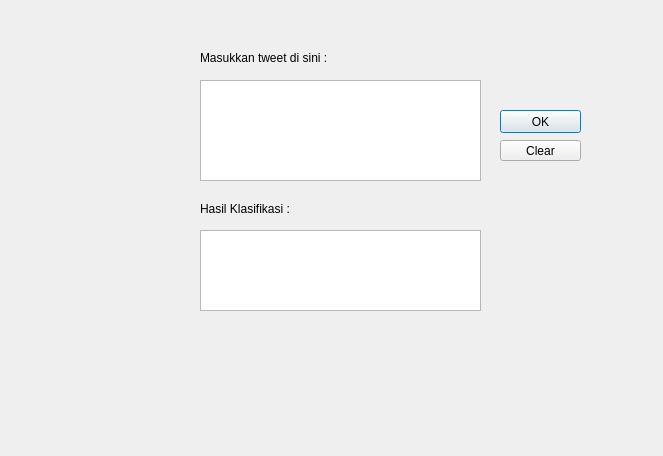
<?xml version="1.0" encoding="UTF-8"?>
<ui version="4.0">
 <class>Dialog</class>
 <widget class="QDialog" name="Dialog">
  <property name="geometry">
   <rect>
    <x>0</x>
    <y>0</y>
    <width>663</width>
    <height>456</height>
   </rect>
  </property>
  <property name="windowTitle">
   <string>Dialog</string>
  </property>
  <widget class="QTextEdit" name="textEdit">
   <property name="geometry">
    <rect>
     <x>200</x>
     <y>80</y>
     <width>281</width>
     <height>101</height>
    </rect>
   </property>
  </widget>
  <widget class="QLabel" name="label">
   <property name="geometry">
    <rect>
     <x>200</x>
     <y>50</y>
     <width>151</width>
     <height>16</height>
    </rect>
   </property>
   <property name="text">
    <string>Masukkan tweet di sini :</string>
   </property>
  </widget>
  <widget class="QPushButton" name="okButton">
   <property name="geometry">
    <rect>
     <x>500</x>
     <y>110</y>
     <width>81</width>
     <height>23</height>
    </rect>
   </property>
   <property name="text">
    <string>OK</string>
   </property>
  </widget>
  <widget class="QListView" name="listView">
   <property name="geometry">
    <rect>
     <x>200</x>
     <y>230</y>
     <width>281</width>
     <height>81</height>
    </rect>
   </property>
  </widget>
  <widget class="QPushButton" name="clearButton">
   <property name="geometry">
    <rect>
     <x>500</x>
     <y>140</y>
     <width>81</width>
     <height>21</height>
    </rect>
   </property>
   <property name="text">
    <string>Clear</string>
   </property>
  </widget>
  <widget class="QLabel" name="label_2">
   <property name="geometry">
    <rect>
     <x>200</x>
     <y>200</y>
     <width>121</width>
     <height>18</height>
    </rect>
   </property>
   <property name="text">
    <string>Hasil Klasifikasi :</string>
   </property>
  </widget>
 </widget>
 <resources/>
 <connections/>
</ui>
